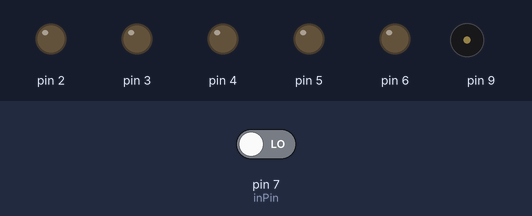
Recording of a sketch running on a simulated Arduino Uno, built with avr-gcc and run on an emulated ATmega328P. On the bench: output pins drawn as LEDs (lit = HIGH), buzzer (waves = sounding). The inputs (shaded band) are chosen by the test bench; at power-on: pin 7 (inPin) LOW.

Above: at 1.2 s.
1.3 s: pin 7 (inPin) driven HIGH
At 1.5 s:
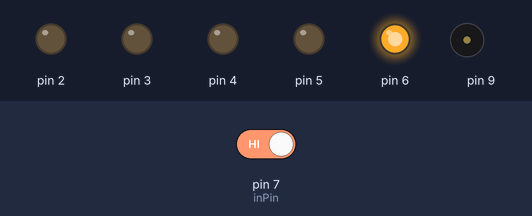
4.3 s: pin 7 (inPin) driven LOW
At 4.6 s:
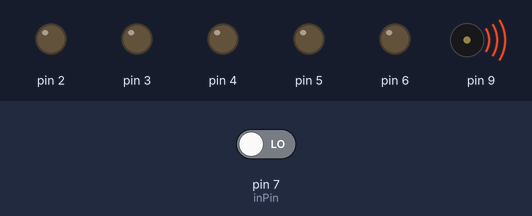
6.0 s: pin 7 (inPin) driven HIGH
At 6.2 s:
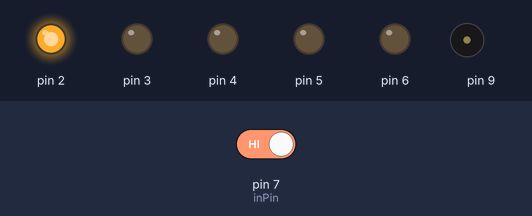
Timing chart, 0 to 18.0 s (numbered marks = the images above; inputs shaded):
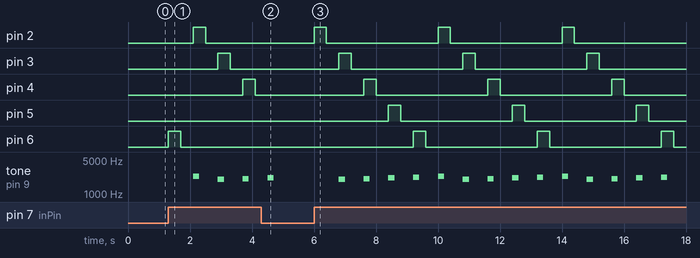

The sketch:

arduinoExLigaLedSequencial.ino
```cpp
int EstadoBotao1 = 0;
int inPin=7;
int val=1 ;
float seno;
int frequencia;


void setup() {


 pinSetupIn(inPin);
  for(int x=2;x<=6; x++){

  pinSetupOut(x);

    }
  pinSetupOut(9);
val=digitalRead(inPin);
}

void loop() {


  //gera uma frequência a partir do valor do seno

  for(int x=2;x<=6; x++){

val=digitalRead(inPin);

    if (val==HIGH){

    piscaLed(x,400);
seno=(sin(x*3.1416/180));
frequencia = 2000+(int(seno*x*500));
  tone(9,frequencia,200);


    }


}

}

void piscaLed(int pin, int tempo){

   digitalWrite(pin,HIGH);
    delay(tempo);
    digitalWrite(pin,LOW);
    delay(tempo);

  }


void pinSetupOut(int pin){

  pinMode(pin, OUTPUT);

  }

void pinSetupIn(int pin){

  pinMode(pin, INPUT);


  }
```

Measured:
- after the input at 1.3 s, pin 2: LOW → HIGH after 0.80 s, → LOW 0.40 s later; pin 3: LOW → HIGH after 1.6 s, → LOW 0.40 s later; pin 4: LOW → HIGH after 2.4 s, → LOW 0.40 s later; pin 6: LOW → HIGH at once, → LOW 0.40 s later; tone on pin 9: plays 2313 Hz for 0.20 s, 2034 Hz for 0.20 s, 2078 Hz for 0.20 s, starting after 0.80 s
- after the input at 4.3 s, pin 5: stays LOW (without the input it goes to HIGH after 0.20 s); pin 6: stays LOW (without the input it goes to HIGH after 1.0 s); tone on pin 9: goes on until 4.7 s, then stays silent
- after the input at 6.0 s, pin 2: alternates HIGH for 0.40 s and LOW for 3.6 s, starting at once; pin 3: alternates HIGH for 0.40 s and LOW for 3.6 s, starting after 0.80 s
